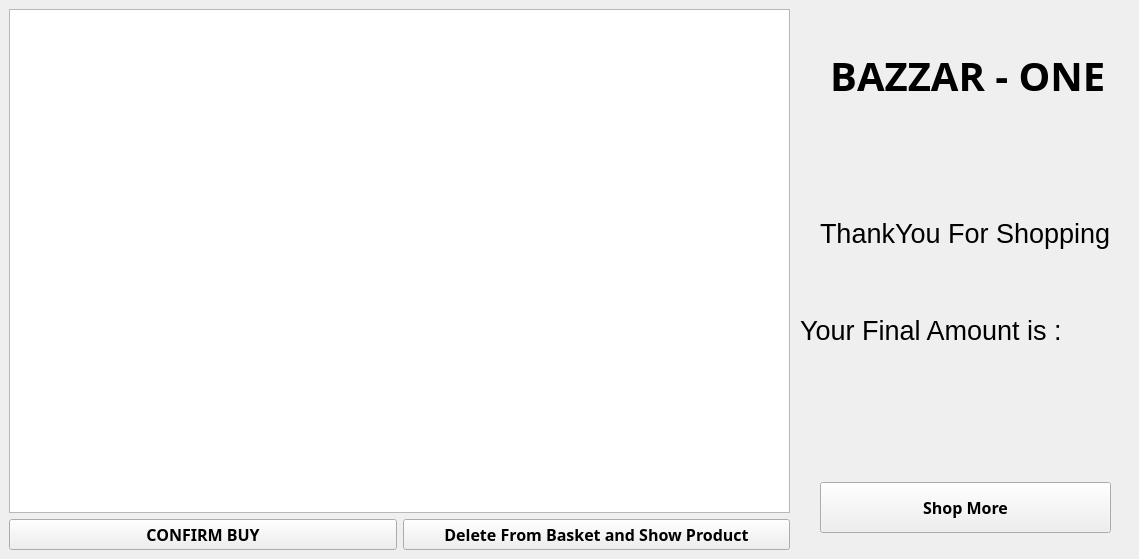
     <widget class="QWidget" name="tab_Basket">
      <attribute name="icon">
       <iconset resource="background.qrc">
        <normaloff>:/new/prefix1/Background/Basket.png</normaloff>:/new/prefix1/Background/Basket.png</iconset>
      </attribute>
      <attribute name="title">
       <string>Basket</string>
      </attribute>
      <widget class="QWidget" name="layoutWidget">
       <property name="geometry">
        <rect>
         <x>9</x>
         <y>9</y>
         <width>781</width>
         <height>541</height>
        </rect>
       </property>
       <layout class="QVBoxLayout" name="verticalLayout_2">
        <item>
         <widget class="QTableWidget" name="tableWidget_baslet"/>
        </item>
        <item>
         <layout class="QHBoxLayout" name="horizontalLayout_2">
          <item>
           <widget class="QPushButton" name="pushButton_BUY">
            <property name="font">
             <font>
              <family>Ebrima</family>
              <pointsize>12</pointsize>
              <weight>75</weight>
              <bold>true</bold>
             </font>
            </property>
            <property name="styleSheet">
             <string notr="true">background-image: url(:/new/prefix1/Background/warning.jpeg);
</string>
            </property>
            <property name="text">
             <string>CONFIRM BUY</string>
            </property>
           </widget>
          </item>
          <item>
           <widget class="QPushButton" name="pushButton_edit">
            <property name="font">
             <font>
              <family>Ebrima</family>
              <pointsize>12</pointsize>
              <weight>75</weight>
              <bold>true</bold>
             </font>
            </property>
            <property name="styleSheet">
             <string>background-image: url(:/new/prefix1/Background/warning.jpeg);
</string>
            </property>
            <property name="text">
             <string>Delete From Basket and Show Product</string>
            </property>
           </widget>
          </item>
         </layout>
        </item>
       </layout>
      </widget>
      <widget class="QLabel" name="label">
       <property name="geometry">
        <rect>
         <x>820</x>
         <y>203</y>
         <width>301</width>
         <height>61</height>
        </rect>
       </property>
       <property name="font">
        <font>
         <pointsize>20</pointsize>
        </font>
       </property>
       <property name="text">
        <string>ThankYou For Shopping</string>
       </property>
      </widget>
      <widget class="QLabel" name="label_2">
       <property name="geometry">
        <rect>
         <x>799</x>
         <y>10</y>
         <width>331</width>
         <height>131</height>
        </rect>
       </property>
       <property name="font">
        <font>
         <family>Ebrima</family>
         <pointsize>30</pointsize>
         <weight>75</weight>
         <bold>true</bold>
        </font>
       </property>
       <property name="text">
        <string>   BAZZAR - ONE </string>
       </property>
      </widget>
      <widget class="QLabel" name="label_FinalAmount">
       <property name="geometry">
        <rect>
         <x>800</x>
         <y>300</y>
         <width>301</width>
         <height>61</height>
        </rect>
       </property>
       <property name="font">
        <font>
         <pointsize>20</pointsize>
        </font>
       </property>
       <property name="text">
        <string>Your Final Amount is :</string>
       </property>
      </widget>
      <widget class="QLabel" name="label_FinalAmount_2">
       <property name="geometry">
        <rect>
         <x>800</x>
         <y>390</y>
         <width>301</width>
         <height>61</height>
        </rect>
       </property>
       <property name="font">
        <font>
         <pointsize>20</pointsize>
        </font>
       </property>
       <property name="text">
        <string/>
       </property>
      </widget>
      <widget class="QPushButton" name="pushButton_shopmore">
       <property name="geometry">
        <rect>
         <x>820</x>
         <y>482</y>
         <width>291</width>
         <height>51</height>
        </rect>
       </property>
       <property name="font">
        <font>
         <family>Ebrima</family>
         <pointsize>12</pointsize>
         <weight>75</weight>
         <bold>true</bold>
        </font>
       </property>
       <property name="styleSheet">
        <string>background-image: url(:/new/prefix1/Background/warning.jpeg);
</string>
       </property>
       <property name="text">
        <string>Shop More</string>
       </property>
      </widget>
     </widget>
